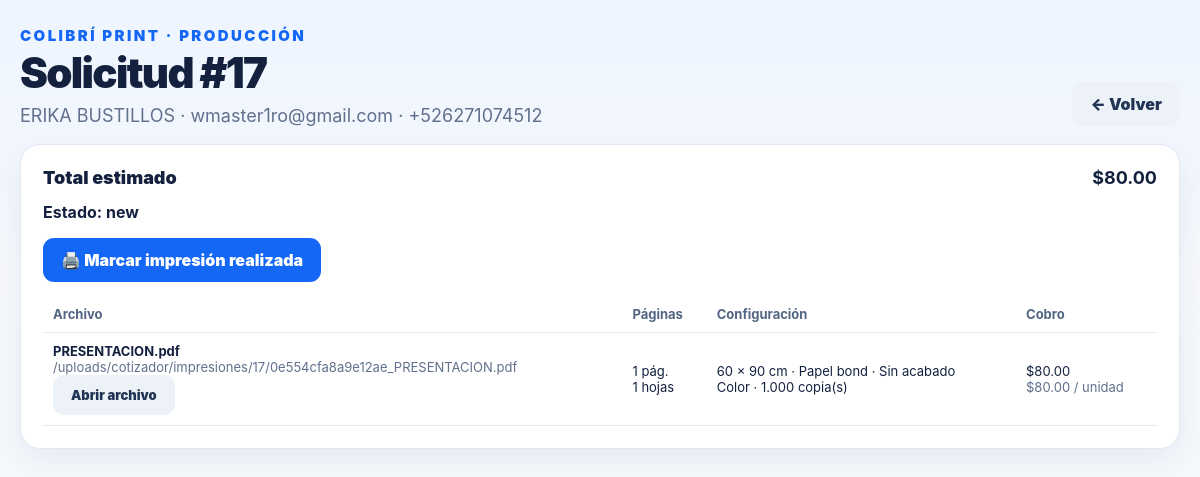
Before: /admin/recepcion_detalle.php?id=17 with the older database file.
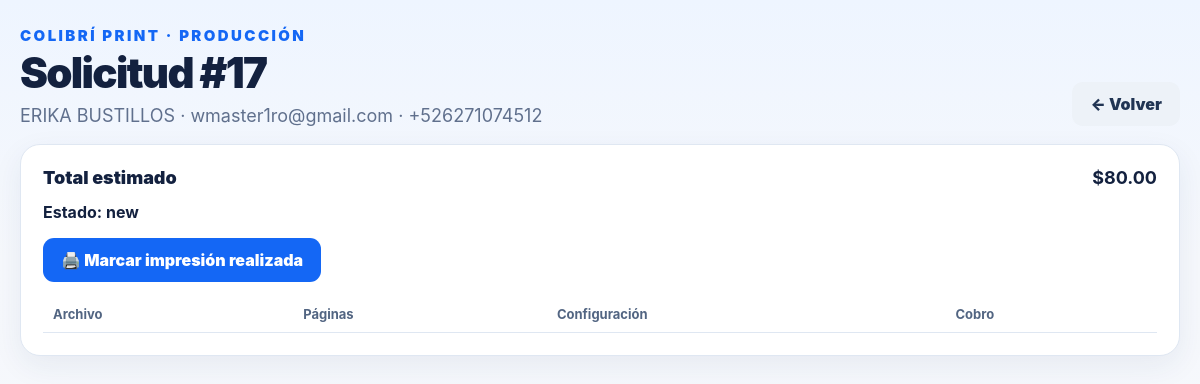
After: the same page with the newer database file.
### tables this page shows
CREATE TABLE `cp_print_request_items` (
  `id` bigint(20) UNSIGNED NOT NULL,
  `request_id` bigint(20) UNSIGNED NOT NULL,
  `file_id` bigint(20) UNSIGNED DEFAULT NULL,
  `service_key` varchar(80) NOT NULL DEFAULT 'document',
  `size_id` int(10) UNSIGNED DEFAULT NULL,
  `size_name` varchar(120) DEFAULT NULL,
  `width_mm` decimal(10,2) DEFAULT NULL,
  `height_mm` decimal(10,2) DEFAULT NULL,
  `orientation` varchar(20) DEFAULT NULL,
  `material_id` int(10) UNSIGNED DEFAULT NULL,
  `material_name` varchar(120) DEFAULT NULL,
  `color_mode` varchar(30) NOT NULL DEFAULT 'color',
  `finish_id` int(10) UNSIGNED DEFAULT NULL,
  `finish_name` varchar(120) DEFAULT NULL,
  `copies` decimal(12,3) NOT NULL DEFAULT '1.000',
  `pages` decimal(12,3) NOT NULL DEFAULT '1.000',
  `price_rule_id` bigint(20) UNSIGNED DEFAULT NULL,
  `unit_price` decimal(15,2) NOT NULL DEFAULT '0.00',
  `subtotal` decimal(15,2) NOT NULL DEFAULT '0.00',
  `pricing_status` varchar(30) NOT NULL DEFAULT 'calculated',
  `notes` varchar(1000) DEFAULT NULL,
  `created_at` datetime NOT NULL,
  `updated_at` datetime NOT NULL,
  `page_count` int(10) UNSIGNED NOT NULL DEFAULT '1',
  `print_sides` varchar(20) NOT NULL DEFAULT 'single',
  `sheet_count` int(10) UNSIGNED NOT NULL DEFAULT '1',
  `billable_units` int(10) UNSIGNED NOT NULL DEFAULT '1',
  `service_type` varchar(60) NOT NULL DEFAULT 'impresion',
  `pricing_mode` varchar(30) DEFAULT 'page',
  `quantity` int(10) UNSIGNED NOT NULL DEFAULT '1'
);

CREATE TABLE `cp_web_quote_files` (
  `id` bigint(20) UNSIGNED NOT NULL,
  `request_id` bigint(20) UNSIGNED NOT NULL,
  `original_name` varchar(255) NOT NULL,
  `stored_path` varchar(500) NOT NULL,
  `mime_type` varchar(190) NOT NULL,
  `extension` varchar(20) NOT NULL,
  `size_bytes` bigint(20) UNSIGNED NOT NULL DEFAULT '0',
  `sha256` char(64) DEFAULT NULL,
  `source` varchar(30) NOT NULL DEFAULT 'public',
  `description` varchar(500) DEFAULT NULL,
  `quote_id` bigint(20) UNSIGNED DEFAULT NULL,
  `order_id` bigint(20) UNSIGNED DEFAULT NULL,
  `created_at` datetime NOT NULL,
  `page_count` int(10) UNSIGNED NOT NULL DEFAULT '1'
);

CREATE TABLE `cp_print_sizes` (
  `id` int(10) UNSIGNED NOT NULL,
  `name` varchar(120) NOT NULL,
  `code` varchar(50) NOT NULL,
  `width_mm` decimal(10,2) NOT NULL,
  `height_mm` decimal(10,2) NOT NULL,
  `orientation` varchar(20) NOT NULL DEFAULT 'portrait',
  `is_custom` tinyint(1) NOT NULL DEFAULT '0',
  `enabled` tinyint(1) NOT NULL DEFAULT '1',
  `sort_order` int(11) NOT NULL DEFAULT '0',
  `created_at` datetime NOT NULL,
  `updated_at` datetime NOT NULL
);

CREATE TABLE `cp_print_materials` (
  `id` int(10) UNSIGNED NOT NULL,
  `name` varchar(120) NOT NULL,
  `code` varchar(50) NOT NULL,
  `enabled` tinyint(1) NOT NULL DEFAULT '1',
  `sort_order` int(11) NOT NULL DEFAULT '0',
  `created_at` datetime NOT NULL,
  `updated_at` datetime NOT NULL,
  `unit_label` varchar(40) NOT NULL DEFAULT 'hoja'
);

CREATE TABLE `cp_print_finishes` (
  `id` int(10) UNSIGNED NOT NULL,
  `name` varchar(120) NOT NULL,
  `code` varchar(50) NOT NULL,
  `enabled` tinyint(1) NOT NULL DEFAULT '1',
  `sort_order` int(11) NOT NULL DEFAULT '0',
  `created_at` datetime NOT NULL,
  `updated_at` datetime NOT NULL
);

### config/bootstrap.php (called while the page is built, shortened)
<?php
function cp_e(mixed $value): string
{
    return htmlspecialchars((string)$value, ENT_QUOTES, 'UTF-8');
}
function cp_money(float|int $value): string
{
    return '$' . number_format((float)$value, 2);
}

### admin/recepcion_detalle.php (the view, shortened to what this page needs)
<?php
require_once __DIR__ . '/../config/bootstrap.php';
$db=cp_db(); $id=(int)($_GET['id']??0);
$st=$db->prepare("SELECT * FROM cp_print_requests WHERE id=?");$st->execute([$id]);$r=$st->fetch();
$st=$db->prepare("SELECT i.*,s.name size_name,m.name material_name,f.name finish_name,w.original_name,w.stored_path,w.mime_type,w.size_bytes FROM cp_print_request_items i LEFT JOIN cp_print_sizes s ON s.id=i.size_id LEFT JOIN cp_print_materials m ON m.id=i.material_id LEFT JOIN cp_print_finishes f ON f.id=i.finish_id LEFT JOIN cp_web_quote_files w ON w.id=i.file_id WHERE i.request_id=? ORDER BY i.id");$st->execute([$id]);$items=$st->fetchAll();
?>
<!doctype html><html lang="es"><head><link rel="stylesheet" href="../assets/css/colibri-print.css"></head>
<body><div class="cp-wrap"><div class="cp-brand">COLIBRÍ PRINT · PRODUCCIÓN</div><div class="cp-hero"><div><h1>Solicitud #<?=$id?></h1><p><?= cp_e($r['customer_name']) ?> · <?= cp_e($r['customer_email']) ?> · <?= cp_e($r['customer_phone']) ?></p></div><a class="cp-btn cp-btn-soft" href="recepcion_impresiones.php">← Volver</a></div>
<section class="cp-card"><div class="cp-total-line" style="border:0;margin:0;padding:0 0 14px"><span>Total estimado</span><strong><?=cp_money($r['total_estimate'])?></strong></div>
<div style="display:flex;gap:8px;flex-wrap:wrap;margin-bottom:16px"><strong>Estado: <?=cp_e($r['status'])?></strong></div>
<?php if(!in_array($r['status'],['completed','cancelled'],true) && ($r['archive_status']??'active')!=='archived'): ?><form method="post" action="print_request_action.php" style="display:inline-block;margin:0 8px 14px 0"><button class="cp-btn cp-btn-primary" type="submit">🖨️ Marcar impresión realizada</button></form><?php endif; ?>
<table class="cp-admin-table"><tr><th>Archivo</th><th>Páginas</th><th>Configuración</th><th>Cobro</th></tr>
<?php foreach($items as $i): ?><tr><td><strong><?=cp_e($i['original_name'] ?: 'Archivo')?></strong><br><span class="cp-muted"><?=cp_e($i['stored_path'] ?: '')?></span><?php if(!empty($i['stored_path'])): ?><br><a class="cp-btn cp-btn-soft" href="<?=cp_e($i['stored_path'])?>" target="_blank" rel="noopener">Abrir archivo</a><?php endif; ?></td><td><?= (int)$i['page_count'] ?> pág.<br><?= (int)$i['sheet_count'] ?> hojas</td><td><?=cp_e($i['size_name'] ?: $i['size_id'] ?: '—')?> · <?=cp_e($i['material_name'] ?: '—')?> · <?=cp_e($i['finish_name'] ?: '—')?><br><?=($i['color_mode']==='color'?'Color':'B/N')?> · <?=cp_e((string)$i['copies'])?> copia(s)</td><td><?=cp_money($i['subtotal'])?><br><span class="cp-muted"><?=cp_money($i['unit_price'])?> / unidad</span></td></tr><?php endforeach; ?></table></section></div></body></html>

Changed rows visible on the page:
removed cp_print_request_items: file.original_name "PRESENTACION.pdf", file.stored_path "/uploads/cotizador/impresiones/17/0e554cfa8a9e12ae_PRESENTACION.pdf", page_count "1", sheet_count "1", size.name "60 × 90 cm", material.name "Papel bond", finish.name "Sin acabado", color_mode "Color", copies "1.000", subtotal "$80.00", unit_price "$80.00"
